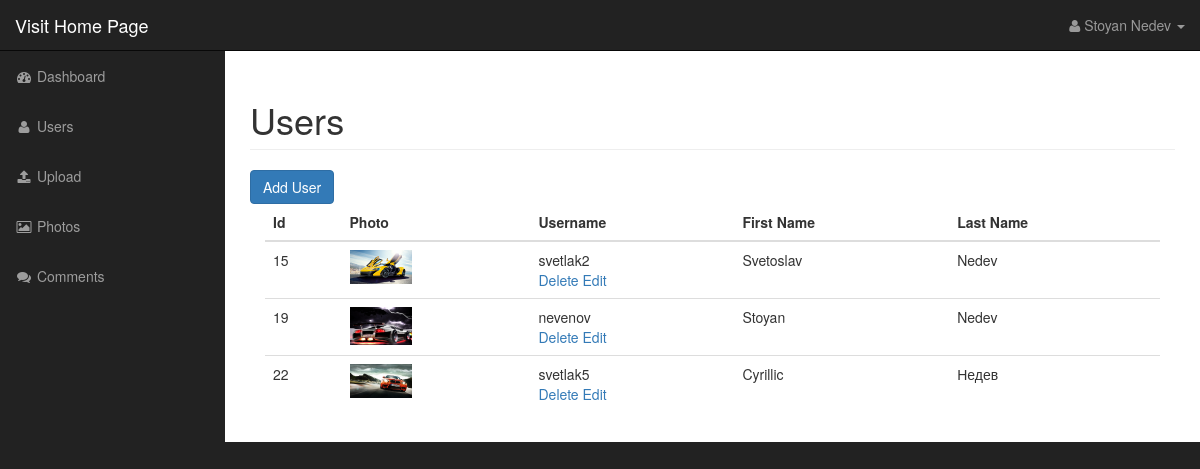
Page /admin/users.php (signed in) on the committed database.
### tables this page shows
CREATE TABLE `users` (
  `id` int(11) NOT NULL,
  `username` varchar(250) NOT NULL,
  `password` varchar(250) NOT NULL,
  `first_name` varchar(250) NOT NULL,
  `last_name` varchar(250) NOT NULL,
  `user_image` varchar(255) NOT NULL
);

### admin/includes/session.php (called while the page is built, shortened)
<?php
class Session {
	public function visitor_count() {
		if (isset($_SESSION['count'])) {
			return $this->count = $_SESSION['count']++;
		} else {
			return $_SESSION['count'] = 1;
		}
	}
	private function check_the_login() {
		if(isset($_SESSION['user_id'])) {
			$this->user_id = $_SESSION['user_id'];
		} else {
			unset($this->user_id);
			$this->signed_in = false;
		}
	}
}
$session = new Session();

### admin/includes/database.php (called while the page is built, shortened)
<?php
class Database {
	public $db;
	function __construct() {
		$this->db = $this->open_db_connection();
	}
	public function open_db_connection() {
		$this->connection = new mysqli(DB_HOST,DB_USER,DB_PASS,DB_NAME);
		$this->connection->set_charset("utf8");
		return $this->connection;
	}
	public function query($sql) {
		$result = $this->db->query($sql);
		return $result;
	}
}
$database = new Database();

### admin/includes/db_object.php (called while the page is built, shortened)
<?php
class Db_object {
	public static function find_all() {
		return static::find_by_query("SELECT * FROM " . static::$db_table . " ");
	}
	public static function find_by_id($id) {
		$the_result_array = static::find_by_query("SELECT * FROM " . static::$db_table . " WHERE id=".$id." LIMIT 1");
		return !empty($the_result_array) ? array_shift($the_result_array) : false;
	}
	public static function find_by_query($sql) {
		global $database;
		$result_set = $database->query($sql);
		$the_object_array = array();
		while ($row = mysqli_fetch_array($result_set)) {
            $the_object_array[] = static::instantiation($row);
        }
		return $the_object_array;
	}
	public static function instantiation($the_record) {
		$the_object = new $calling_class;
        foreach ($the_record as $the_attribute => $value) {
        	if($the_object->has_the_attribute($the_attribute)) {
        		$the_object->$the_attribute = $value;
        	}
        }
        return $the_object;
	}
	private function has_the_attribute($the_attribute) {
		$object_properties = get_object_vars($this);
		return array_key_exists($the_attribute, $object_properties);
	}
}

### admin/includes/user.php (called while the page is built, shortened)
<?php
class User extends Db_object {
	public $user_image;
	public $upload_directory = "images";
	public $image_placeholder = "https://via.placeholder.com/400?text=image";
	public function image_path_and_placeholder() {
		return empty($this->user_image) ? $this->image_placeholder : $this->upload_directory.DS.$this->user_image;
	}
}

### admin/users.php (the view, shortened to what this page needs)
<?php include("includes/header.php"); ?>
<?php
$users = User::find_all();
?>
    <nav class="navbar navbar-inverse navbar-fixed-top" role="navigation">
        <?php include("includes/top_nav.php"); ?>
        <?php include("includes/side_nav.php"); ?>
    </nav>
    <div id="page-wrapper">
        <div class="container-fluid">
            <div class="row">
                <div class="col-lg-12">
                    <h1 class="page-header">
                        Users
                    </h1>
                    <a href="add_user.php" class="btn btn-primary">Add User</a>
                    <div class="col-md-12">
                        <table class="table table-hover">
                            <thead>
                                <tr>
                                    <th>Id</th>
                                    <th>Photo</th>
                                    <th>Username</th>
                                    <th>First Name</th>
                                    <th>Last Name</th>
                                </tr>
                            </thead>
                            <tbody>
                                <?php
                                foreach ($users as $user) :
                                ?>
                                <tr>
                                    <td><?php echo $user->id; ?></td>
                                    <td><img class="user-image" src="<?php echo $user->image_path_and_placeholder(); ?>" alt=""></td>
                                    <td><?php echo $user->username; ?>
                                        <div class="action_links">
                                            <a class="delete_link" href="delete_user.php?id=<?php echo $user->id; ?>">Delete</a>
                                            <a href="edit_user.php?id=<?php echo $user->id; ?>">Edit</a>
                                        </div>
                                    </td>
                                    <td><?php echo $user->first_name; ?></td>
                                    <td><?php echo $user->last_name; ?></td>
                                </tr>
                                <?php
                                endforeach;
                                ?>
                            </tbody>
                        </table>
                    </div>
                </div>
            </div>
        </div>
    </div>
<?php include("includes/footer.php"); ?>

### admin/includes/top_nav.php (shortened to what this page needs)
<div class="navbar-header">
    <a class="navbar-brand" href="../index.php" target="_blank">Visit Home Page</a>
</div>
<ul class="nav navbar-right top-nav">
    <li class="dropdown">
        <a href="#" class="dropdown-toggle" data-toggle="dropdown"><i class="fa fa-user"></i>
         <?php
         $user_logged = User::find_by_id($session->user_id);
         echo $user_logged->first_name." ".$user_logged->last_name;
         ?>
         <b class="caret"></b>
        </a>
    </li>
</ul>

### admin/css/sb-admin.css (style rules this page uses)
body { margin-top: 100px; background-color: #222; }
@media (min-width:768px) { body { margin-top: 50px; } }
#page-wrapper { width: 100%; padding: 0; background-color: #fff; }
@media (min-width:768px) { #page-wrapper { padding: 10px; } }
.top-nav { padding: 0 15px; }
.top-nav>li { display: inline-block; float: left; }
.top-nav>li>a { padding-top: 15px; padding-bottom: 15px; line-height: 20px; color: #999; }

### admin/css/styles.css (style rules this page uses)
.user-image { max-width: 62px; max-height: 62px; }

### rows in the picture
users: first_name "Stoyan", last_name "Nedev", id "19", user_image (picture), username "nevenov"
users: id "15", user_image (picture), username "svetlak2", first_name "Svetoslav", last_name "Nedev"
users: id "22", user_image (picture), username "svetlak5", first_name "Cyrillic", last_name "Недев"
